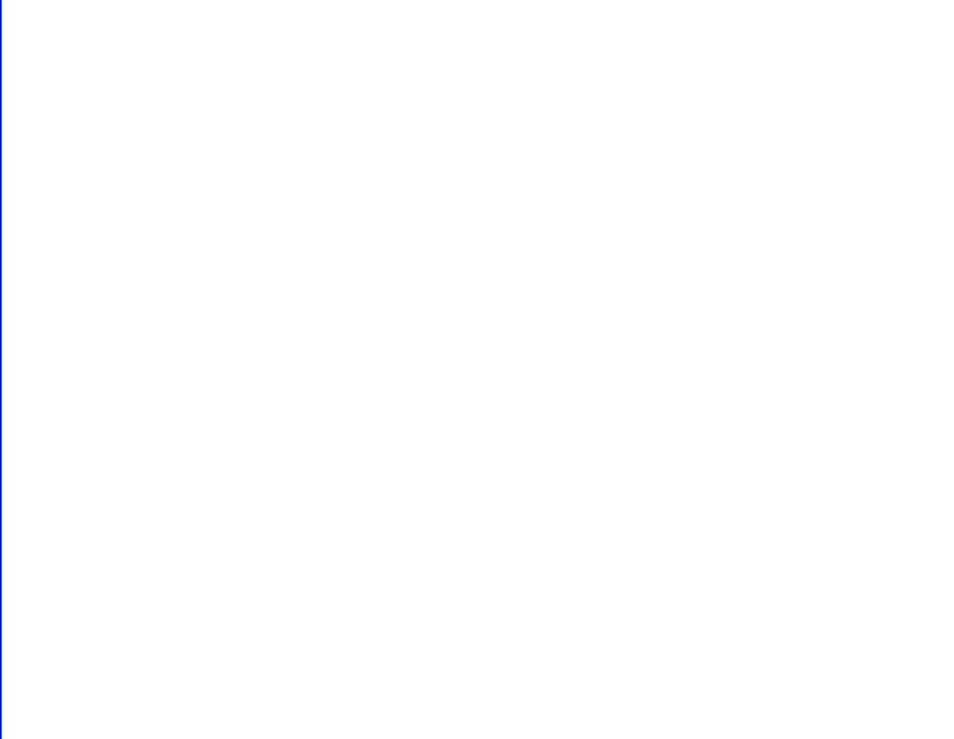
#> input picture Image_Writing/test/white.jpg, 954 x 739 px, shrunk from 1278 x 990 before the run
$ jupyter execute --allow-errors Image_Writing.ipynb
#> lines starting #> are read from the running program, lines starting #| are printed output that depends on the picture
[cell 1]
from PIL import ImageFont,Image,ImageDraw
from math import ceil

[cell 2]
#function to calculate the number of characters that can fit in a line
def char_per_line(imgWidth, padding,fontSize):
    char_num = ceil(((0.9*imgWidth-(2*padding))/fontSize))
    return char_num

[cell 3]
#function to add new line characters
def add_newline_char(caption,line_size):
    temp = caption.split(' ')
    counter = 0
    output = ''
    for i in temp:
        counter+=len(i)
        if(counter>line_size):
            output+=i+'\n'
            counter = 0
        else:
            output+=i+' '
    return output

[cell 4]
def make_meme(string,filename,isWhite=True, optional=1):
#> called with string = 'Writing over light background', filename = 'test/white.jpg', isWhite = False, optional = 1
    img =  Image.open(filename)
#> img is the input picture: PIL image 954x739 RGB; mean R, G, B 254.5, 254.6, 254.9

    #This allows us to retouch our images
    draw = ImageDraw.Draw(img)


    imageSize = img.size
#> imageSize = (954, 739)
    fontRatio = 0.05
    paddingRatio = 0.05

    fontSize = int(imageSize[1]*fontRatio)
#> fontSize = 36

    #define the font and font size of the image
    font = ImageFont.truetype("/Library/Fonts/Impact.ttf", fontSize)
    padding = ceil(paddingRatio*imageSize[0])
#> padding = 48
    char_num = char_per_line(imageSize[0], padding, fontSize)
#> char_num = 22

    string = add_newline_char(string,char_num)
    pos = tuple(map(lambda x: x*paddingRatio,imageSize))
#> pos = (47.7, 36.95)

    if(isWhite):
        colour=(255,255,255,255)
    else:
        colour=(0,0,0,255)

    draw.text(pos,string, font=font, fill=colour)
    img.save("Completed/output"+str(optional)+".png")
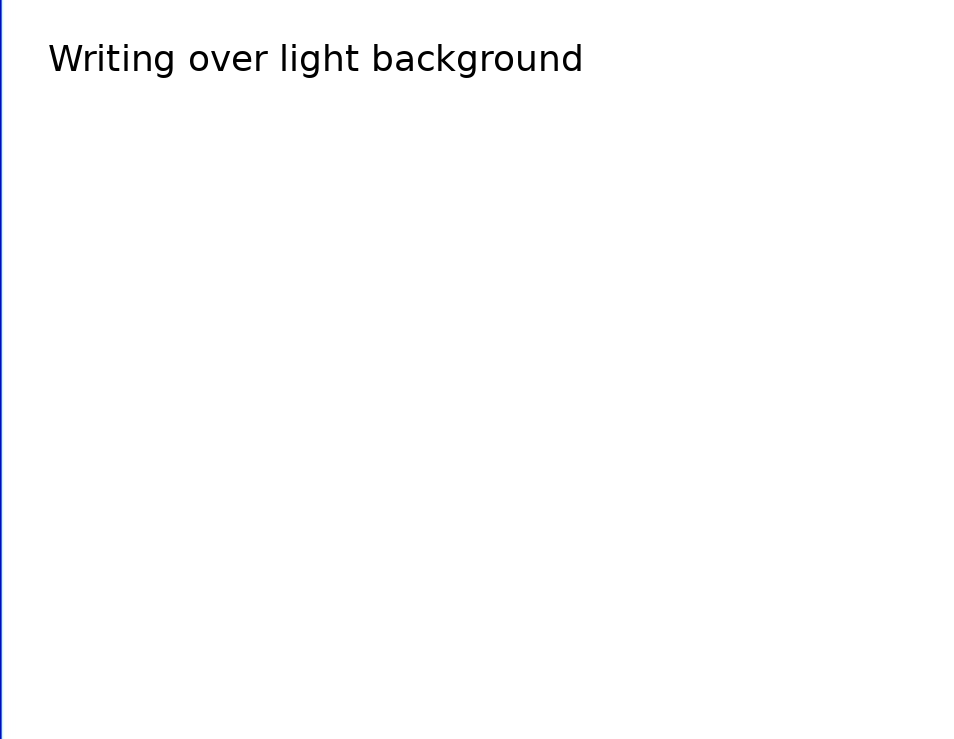
#> saved as output1.png: PIL image 954x739 RGB; mean R, G, B 253, 253.1, 253.4

    return img

[cell 5]
make_meme('Writing over light background','test/white.jpg',False,1)

#> (a cell that did not finish here is left out)


[cell 7]
make_meme('When you say you\'ll think about it, but know the answer is no','test/meme.jpeg',True,3)
#> call 3 of make_meme, with filename = 'test/meme.jpeg', isWhite = True, optional = 3
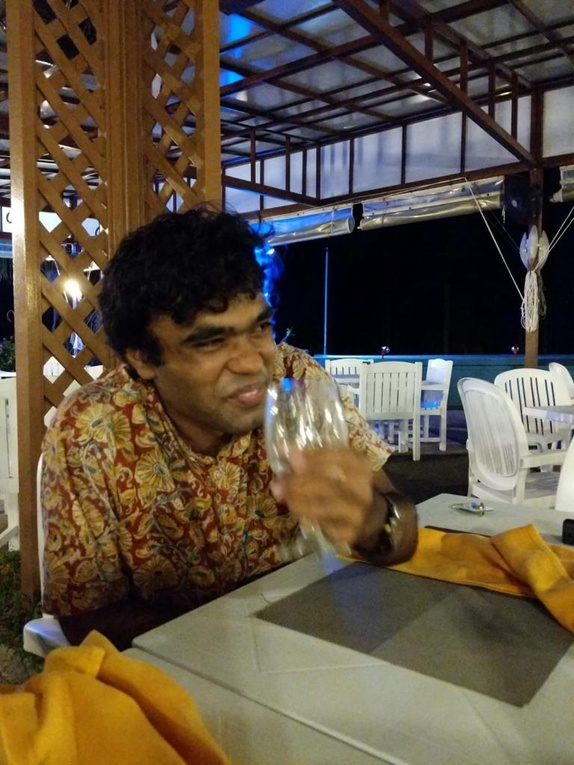
#> input picture Image_Writing/test/meme.jpeg, 574 x 765 px, shrunk from 768 x 1024 before the run
#> in make_meme, img is the input picture: PIL image 574x765 RGB; mean R, G, B 94.6, 81.8, 64.1
#> in make_meme (call 3), `img.save("Completed/output"+str(optional)+".png")`:
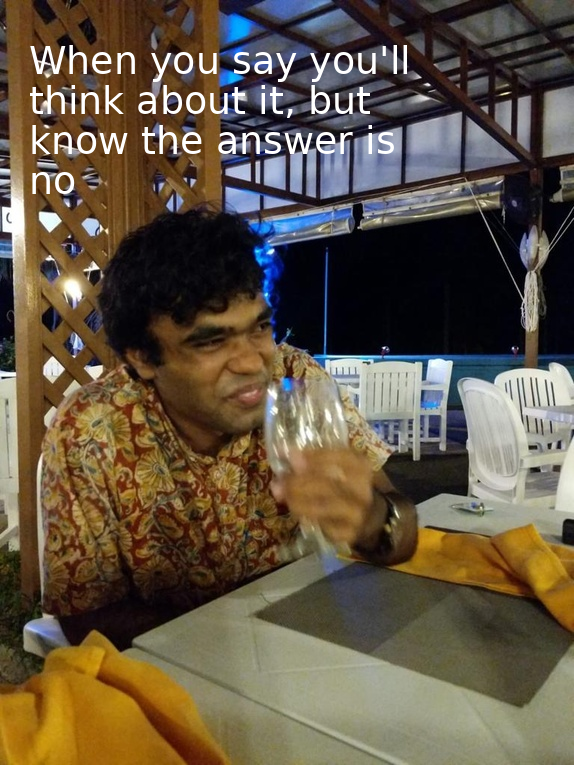
#> saved as output3.png: PIL image 574x765 RGB; mean R, G, B 98, 85.5, 68
